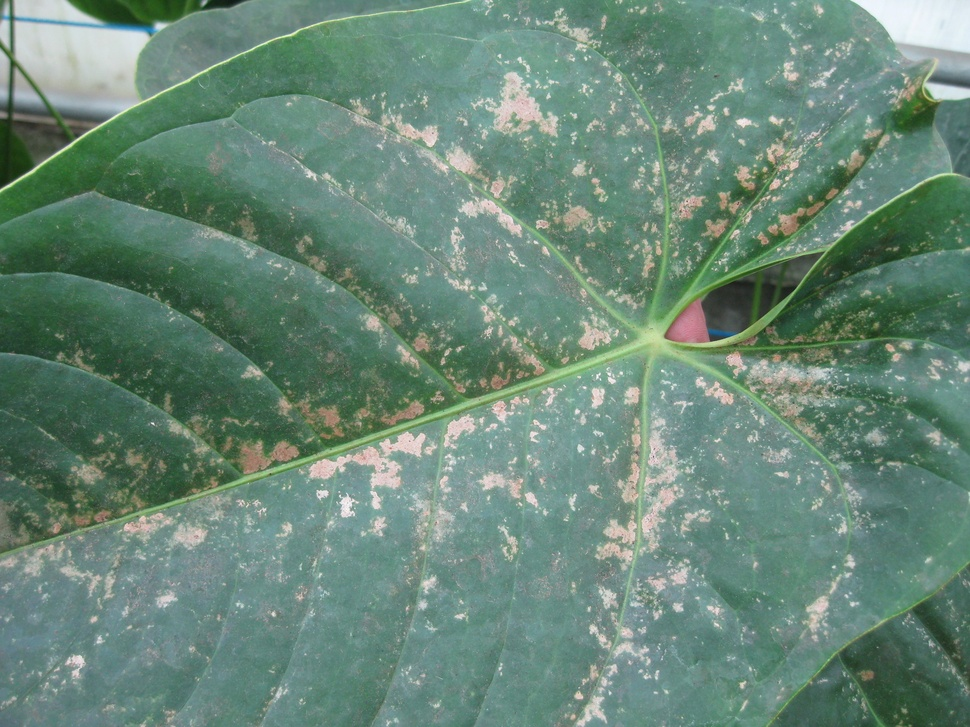
#> input picture PetImages/Diseased-plant/hojaE1.jpeg, 970 x 727 px, shrunk from 2048 x 1536 before the run, found by its file name; its folder holds only this picture in this run
$ python Generate-Data-Set.py
#> lines starting #> are read from the running program, lines starting #| are printed output that depends on the picture
import os
import cv2
import matplotlib.pyplot as plt

Data_dir = "/Users/jordyvega/PycharmProjects/Clasificador/PetImages"
Category = ["Diseased-plant", "Healthy-plant"]


def GenerateData():
    for category in Category:
        path = os.path.join(Data_dir, category)
        for image_name in os.listdir(path):
            image_path = os.path.join(path, image_name)
            image = cv2.imread(image_path, cv2.IMREAD_GRAYSCALE)
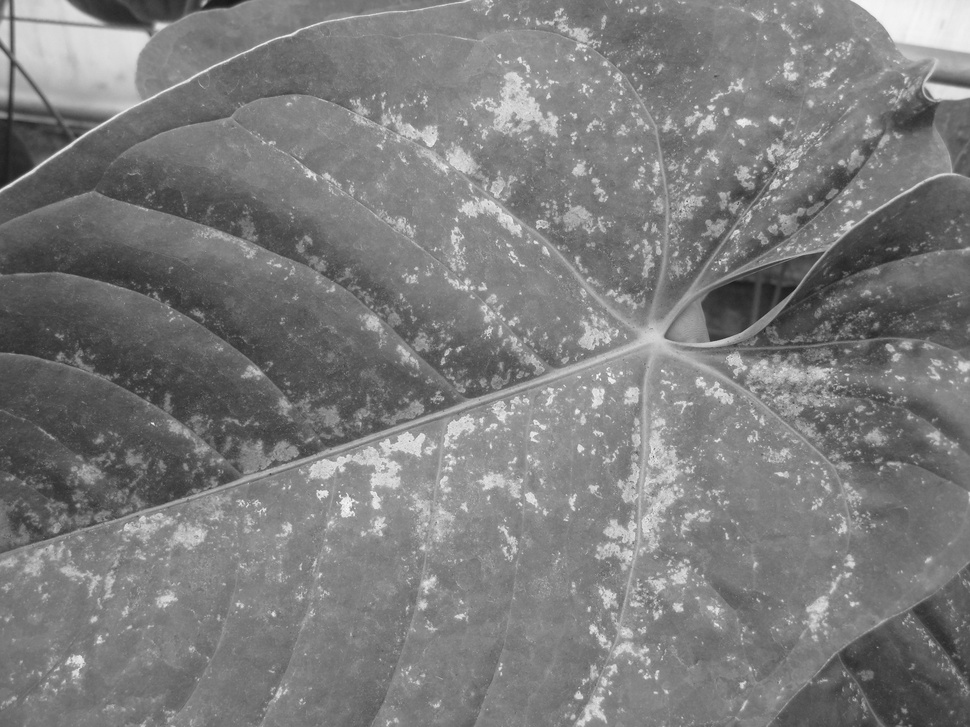
#> image: shape (727, 970); min 21, max 255, mean 124.1
            plt.imshow(image, cmap="gray")
            plt.show()


#> (the run stopped early here; a loop or call above may not have finished)
